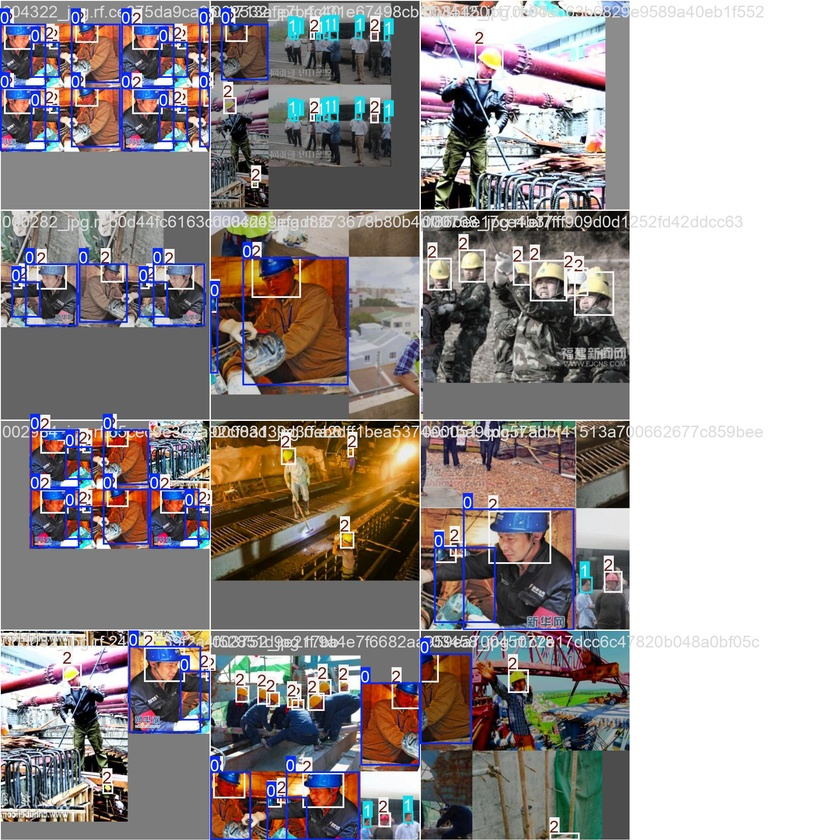
#> input picture runs/baseline/yolov8m_baseline/train_batch0.jpg, 840 x 840 px, shrunk from 1920 x 1920 before the run; its folder holds only this picture in this run
$ python -i generate_enhancements.py   (imports and definitions only)
#> lines starting #> are read from the running program, lines starting #| are printed output that depends on the picture
#> further down, picture is the input picture: shape (840, 840, 3); mean B, G, R 149.6, 149.5, 155.4
import os
import cv2
import numpy as np
import shutil
from pathlib import Path
import random

# ---------------- CONFIGURATION ----------------
SEED = 42
CORRUPTED_ROOT = "data_corrupted"
ENHANCED_ROOT = "data_enhanced"

# Only enhance severities that meaningfully degrade performance
TARGET_SEVERITIES = {
    "noise": [1, 3, 5],
    "darkness": [3, 5],
    "motion_blur": [3, 5],
    "defocus_blur": [3, 5],
}


# ---------------- REPRODUCIBILITY ----------------
def seed_everything(seed: int):
    random.seed(seed)
    np.random.seed(seed)


# ---------------- ENHANCEMENT OPERATORS ----------------
def apply_gamma(image, gamma=1.5):
#> called with gamma = 1.5
    invGamma = 1.0 / gamma
    table = np.array(
        [((i / 255.0) ** invGamma) * 255 for i in np.arange(0, 256)]
    ).astype("uint8")
    return cv2.LUT(image, table)
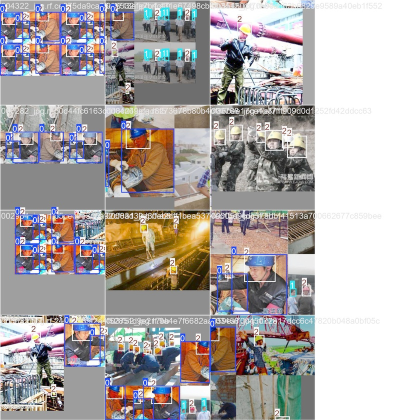
#> returned value: shape (840, 840, 3) (shown at 1/2 size); mean of channels 0, 1, 2 169.6, 170.9, 176.1; drawn as B, G, R


def apply_clahe(image, clip_limit=2.0):
#> called with clip_limit = 2
    lab = cv2.cvtColor(image, cv2.COLOR_BGR2LAB)
#> lab: shape (840, 840, 3); mean of channels 0, 1, 2 177.9, 131.2, 129.7
    l, a, b = cv2.split(lab)
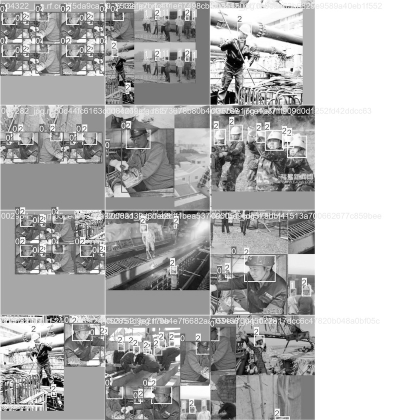
#> l: shape (840, 840) (shown at 1/2 size); min 0, max 255, mean 177.9
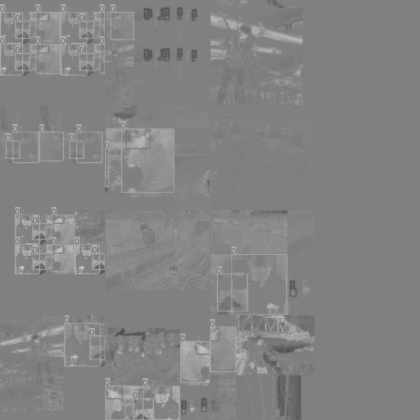
#> a: shape (840, 840) (shown at 1/2 size); min 77, max 207, mean 131.2
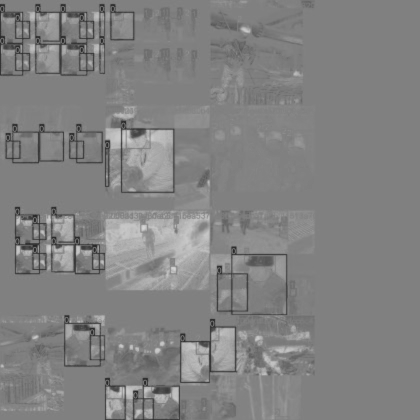
#> b: shape (840, 840) (shown at 1/2 size); min 36, max 214, mean 129.7
    clahe = cv2.createCLAHE(clipLimit=clip_limit, tileGridSize=(8, 8))
    l_enhanced = clahe.apply(l)
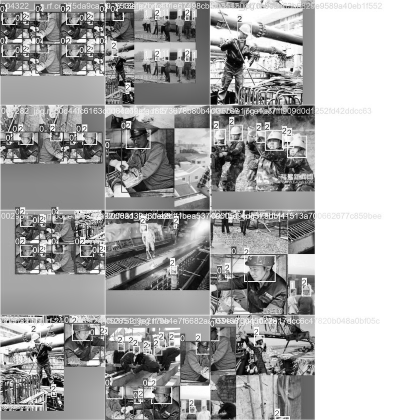
#> l_enhanced: shape (840, 840) (shown at 1/2 size); min 0, max 255, mean 168.7
    merged = cv2.merge((l_enhanced, a, b))
#> merged: shape (840, 840, 3); mean of channels 0, 1, 2 168.7, 131.2, 129.7
    return cv2.cvtColor(merged, cv2.COLOR_LAB2BGR)
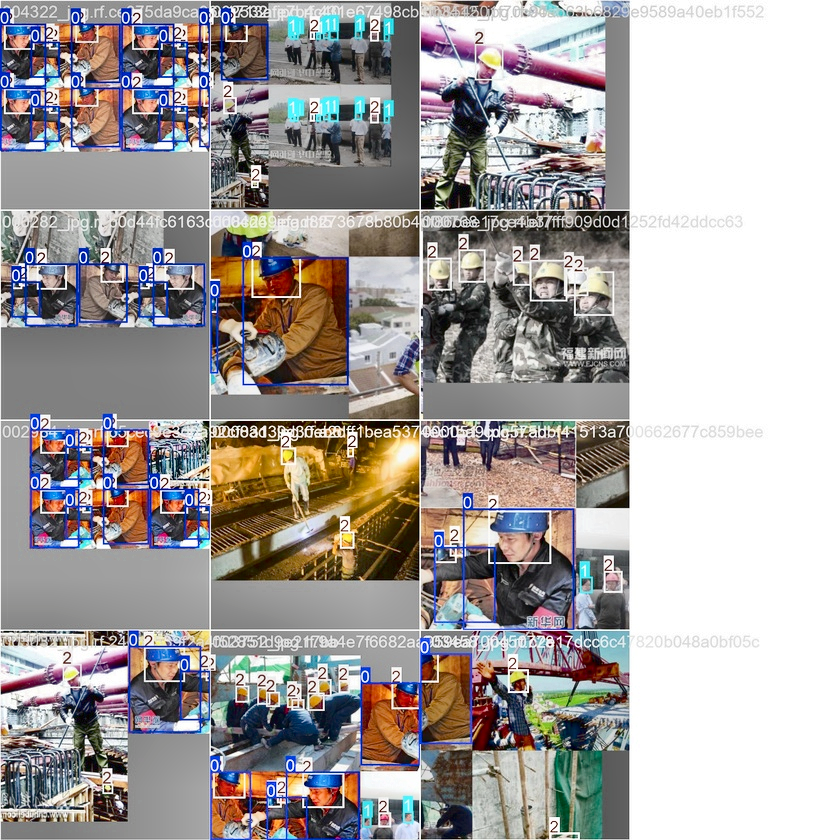
#> returned value: shape (840, 840, 3); mean B, G, R 161.3, 162.4, 167


def apply_bilateral(image, d=9, sigma_color=75, sigma_space=75):
#> called with d = 5, sigma_color = 50, sigma_space = 50
    return cv2.bilateralFilter(
        image, d=d, sigmaColor=sigma_color, sigmaSpace=sigma_space
    )


# [6 lines left out: function apply_unsharp_mask, not called in this run]


# ---------------- CORRUPTION-SPECIFIC WRAPPERS ----------------
def enhance_darkness(img):
    img = apply_gamma(img, gamma=1.5)
    img = apply_clahe(img, clip_limit=2.0)
    img = apply_bilateral(img, d=5, sigma_color=50, sigma_space=50)
    return img


def enhance_noise(img):
    return apply_bilateral(img, d=9, sigma_color=75, sigma_space=75)


def enhance_motion_blur(img):
    # use "low" strength to avoid over-processing.
    return apply_unsharp_mask(img, strength="low")


def enhance_defocus_blur(img):
    return apply_unsharp_mask(img, strength="low")


# ---------------- RESTORATION MAP ----------------
RESTORATION_MAP = {
    "darkness": enhance_darkness,
    "noise": enhance_noise,
    "motion_blur": enhance_motion_blur,
    "defocus_blur": enhance_defocus_blur,
}


# ---------------- DATASET PROCESSING ----------------
# [69 lines left out: functions process_dataset, main, not called in this run]


# [2 lines not run here, left out]

>>> import cv2
>>> picture = cv2.imread('../../runs/baseline/yolov8m_baseline/train_batch0.jpg')
>>> result = enhance_darkness(picture)

$ run again, on runs/baseline/yolov8m_baseline/train_batch1.jpg
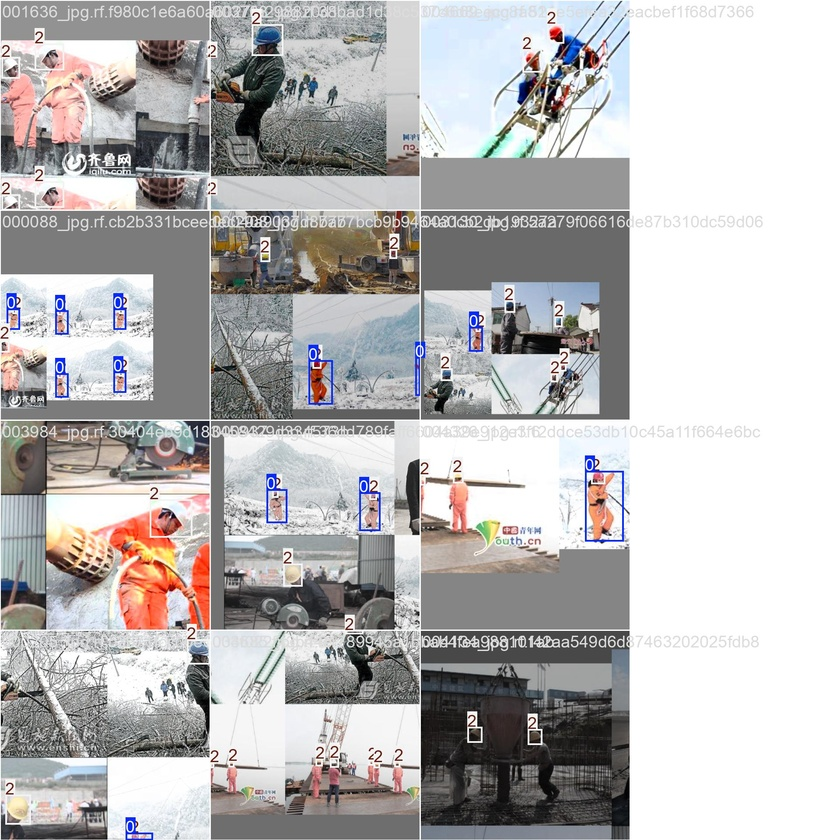
#> input picture runs/baseline/yolov8m_baseline/train_batch1.jpg, 840 x 840 px, shrunk from 1920 x 1920 before the run
#> picture is the input picture: shape (840, 840, 3); mean B, G, R 183.3, 183.1, 184.9
#> lab: shape (840, 840, 3); mean of channels 0, 1, 2 204.2, 128.7, 128.3
#> in apply_clahe, `l, a, b = cv2.split(lab)`:
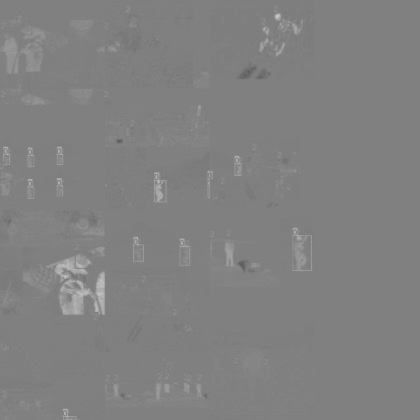
#> a: shape (840, 840) (shown at 1/2 size); min 89, max 201, mean 128.7
#> merged: shape (840, 840, 3); mean of channels 0, 1, 2 183.6, 128.7, 128.3
#> in apply_clahe, `return cv2.cvtColor(merged, cv2.COLOR_LAB2BGR)`:
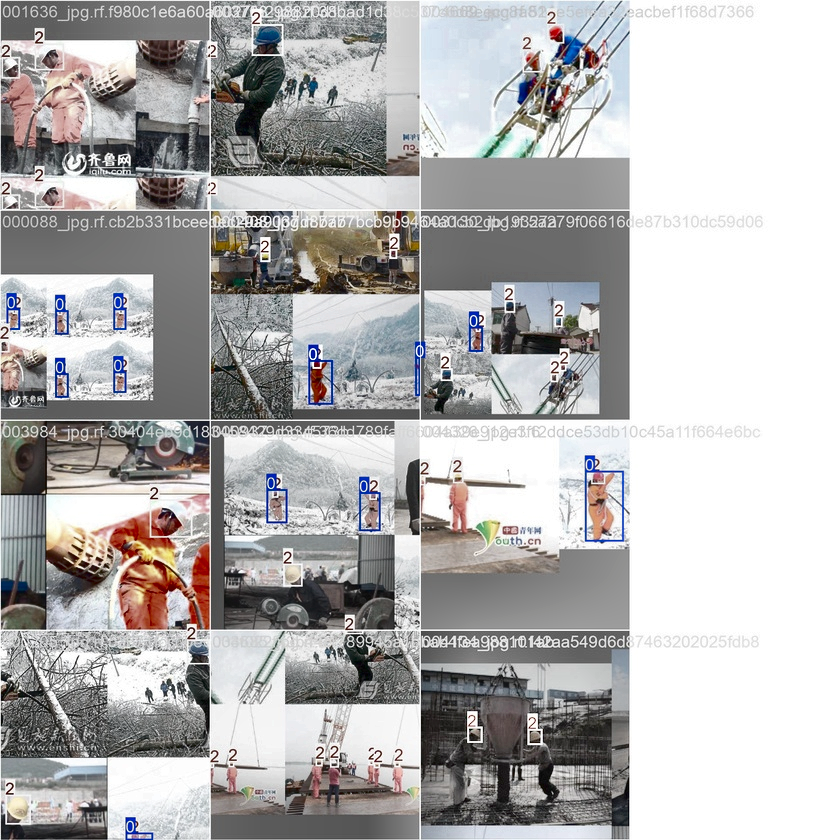
#> returned value: shape (840, 840, 3); mean B, G, R 179.2, 179.1, 180.3

$ run again, on runs/baseline/yolov8m_baseline/train_batch16400.jpg
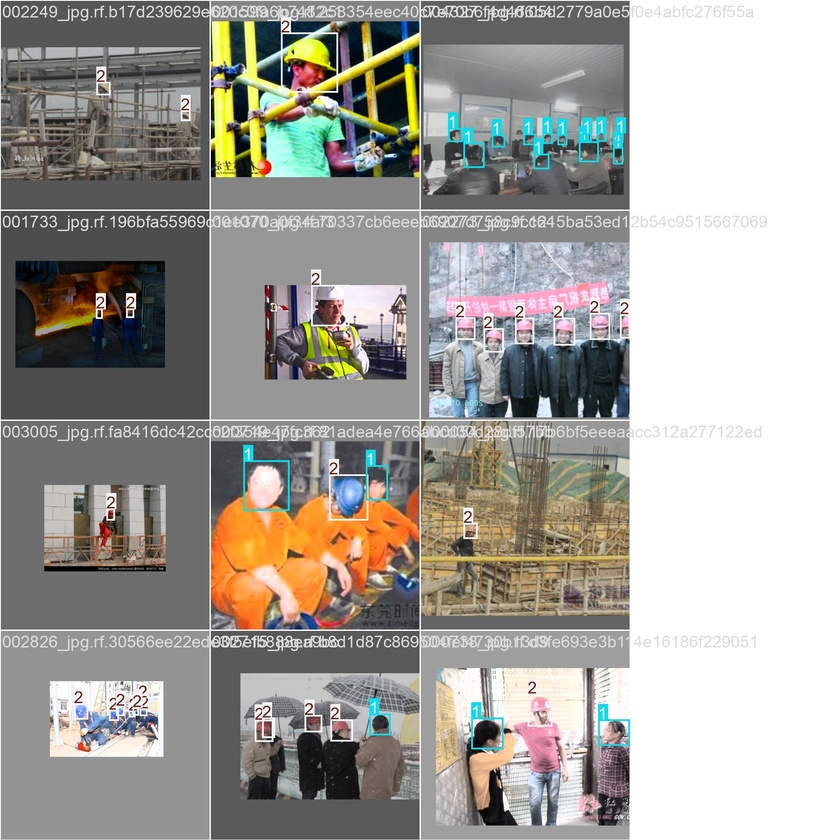
#> input picture runs/baseline/yolov8m_baseline/train_batch16400.jpg, 840 x 840 px, shrunk from 1920 x 1920 before the run
#> picture is the input picture: shape (840, 840, 3); mean B, G, R 155.9, 161.4, 164.2
#> lab: shape (840, 840, 3); mean of channels 0, 1, 2 188, 128.4, 130.8
#> in apply_clahe, `l, a, b = cv2.split(lab)`:
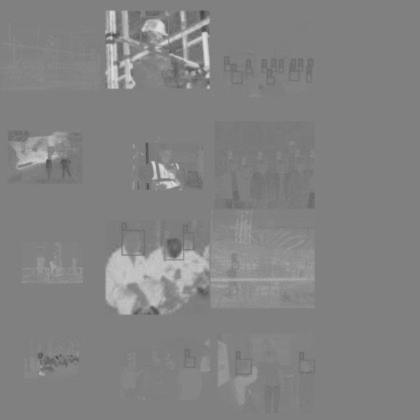
#> b: shape (840, 840) (shown at 1/2 size); min 69, max 222, mean 130.8
#> merged: shape (840, 840, 3); mean of channels 0, 1, 2 172.2, 128.4, 130.8
#> in apply_clahe, `return cv2.cvtColor(merged, cv2.COLOR_LAB2BGR)`:
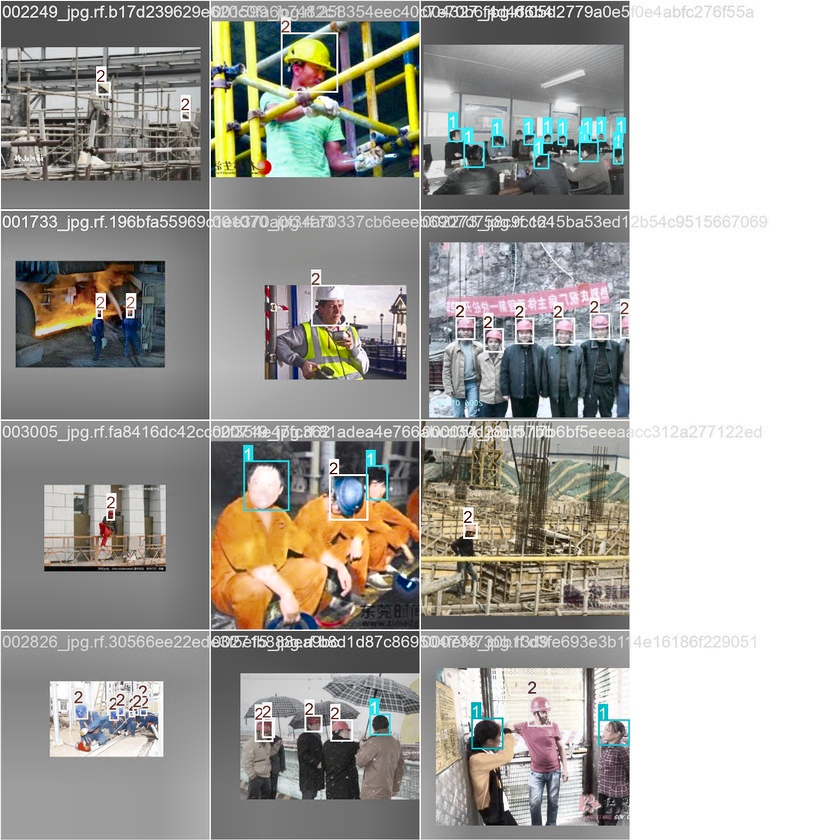
#> returned value: shape (840, 840, 3); mean B, G, R 161.9, 166.9, 168.5
